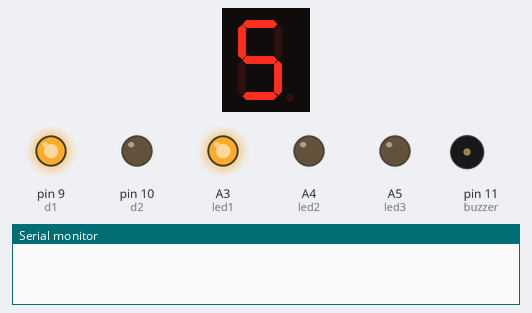
Bench run of a sketch on a simulated Arduino Uno, built with avr-gcc and run on an emulated ATmega328P. Shown: 1-digit seven-segment display, output pins drawn as LEDs (lit = HIGH), buzzer (waves = sounding), the last lines printed to the serial monitor. Wiring (inferred from the names in the program): 1-digit 7-segment display, segments lit when HIGH: segments pin 2, pin 3, pin 4, pin 5, pin 6, pin 7, pin 8. The segment pins are drawn as the display they are named for; pins used as bus, display or sensor lines are not drawn.

Above: at 0.1 s.
At 5.1 s:
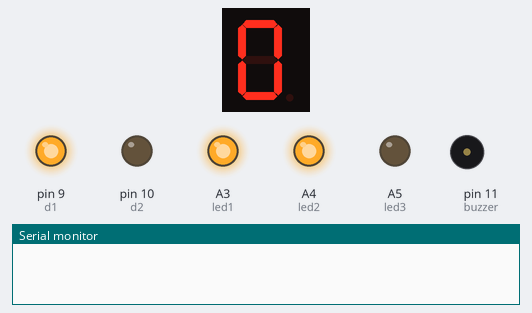
At 10.1 s:
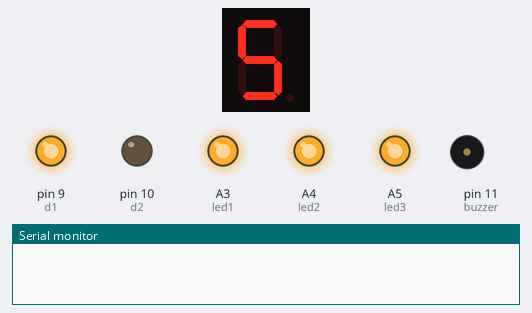
At 15.1 s:
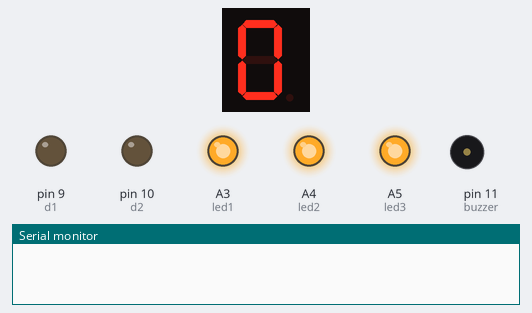
At 19.6 s:
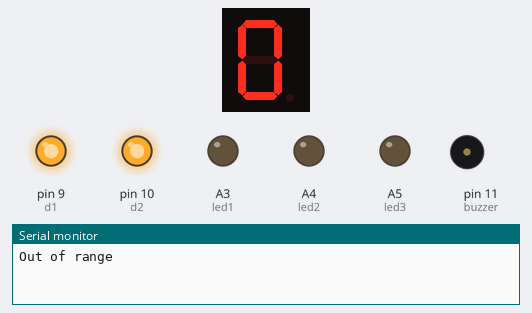
At 37.1 s:
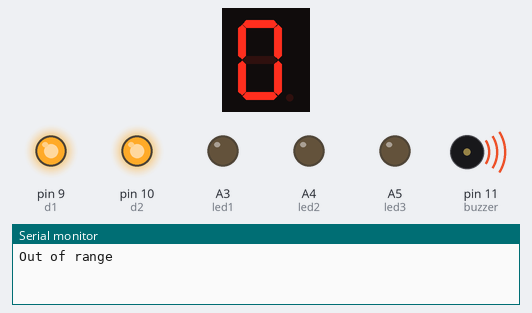
Timing chart, 0 to 38.6 s (numbered marks = the images above):
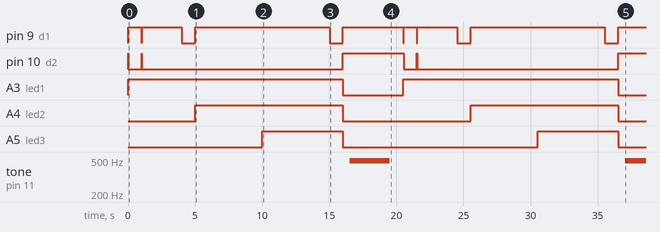

Measured:
- by itself, A3 (led1): alternates HIGH for 16.0 s and LOW for 4.5 s
- by itself, A4 (led2): alternates HIGH for 11.0 s and LOW for 9.5 s
- by itself, A5 (led3): alternates HIGH for 6.0 s and LOW for 14.5 s
- by itself, tone on pin 11 (buzzer): silent → 490 Hz at 16.5 s, → silent 3.0 s later, → 490 Hz 17.5 s later
- what the display in image 0 shows lasts 1.0 s, from 0.0 s to 1.0 s
- what the display in image 3 shows lasts 5.5 s, from 15.0 s to 20.5 s

The sketch:

projeto.ino
```cpp
//      A
//     ---
//  F |   | B
//    | G |
//     ---
//  E |   | C
//    |   |
//     ---
//      D

int a = 2; //a of 7-segment attach to digital pin 2
int b = 3; //b of 7-segment attach to digital pin 3
int c = 4; //c of 7-segment attach to digital pin 4
int d = 5; //d of 7-segment attach to digital pin 5
int e = 6; //e of 7-segment attach to digital pin 6
int f = 7; //f of 7-segment attach to digital pin 7
int g = 8; //g of 7-segment attach to digital pin 8
int d1 = 9; //1st digit attach to digital pin 9
int d2 = 10; //2nd digit attach to digital pin 10
#define led1 A3
#define led2 A4
#define led3 A5
#define buzzer 11
const int button = 1;
#define trigPin 12
#define echoPin 13
int sound = 10;


void setup()
{
  pinMode(d1,OUTPUT);
  pinMode(d2,OUTPUT);
  pinMode(a,OUTPUT);
  pinMode(b,OUTPUT);
  pinMode(c,OUTPUT);
  pinMode(d,OUTPUT);
  pinMode(e,OUTPUT);
  pinMode(f,OUTPUT);
  pinMode(g,OUTPUT);
  pinMode(button, INPUT);
  pinMode(buzzer, OUTPUT);
  pinMode(led1, OUTPUT);
  pinMode(led2, OUTPUT);
  pinMode(led3, OUTPUT);
  Serial.begin (9600);
  pinMode(trigPin, OUTPUT);
  pinMode(echoPin, INPUT);
  pinMode(buzzer, OUTPUT);
}

void loop()
{
  if(digitalRead(button)== LOW){
  //number15
    unsigned char o,x;
    analogWrite(led1, 255); //turns on first led
    digit1(); //for the first digit
    display1(); //displays the number 1
    delay(10);
    digit2(); //for the second digit
    display5(); //display the number 5
    delay(1000); //wait a second
  //number14
    digit1();
    display1();
    delay(8);
    digit2();
    display4();
    delay(1000);
  //number13
    digit1();
    display1();
    digit2();
    display3();
    delay(1000);
  //number12
    digit1();
    display1();
    digit2();
    display2();
    delay(1000);
  //number11
    digitalWrite(d1, LOW);
    digitalWrite(d2, LOW);
    display1(); //both digits display the same number
    delay(1000);
  //number10
    analogWrite(led2, 255); //turns on second led
    digit1();
    display1();
    digit2();
    display0();
    delay(1000);
  //number09
    digit1();
    display0();
    digit2();
    display9();
    delay(1000);
  //number08
    digit1();
    display0();
    digit2();
    display8();
    delay(1000);
  //number07
    digit1();
    display0();
    digit2();
    display7();
    delay(1000);
  //number06
    digit1();
    display0();
    digit2();
    display6();
    delay(1000);
  //number05
    analogWrite(led3,255); //turns on third led
    digit1();
    display0();
    digit2();
    display5();
    delay(1000);
  //number04
    digit1();
    display0();
    digit2();
    display4();
    delay(1000);
  //number03
    digit1();
    display0();
    digit2();
    display3();
    delay(1000);
  //number02
    digit1();
    display0();
    digit2();
    display2();
    delay(1000);
  //number01
    digit1();
    display0();
    digit2();
    display1();
    delay(1000);
  //number00
    digitalWrite(d1, LOW);
    digitalWrite(d2, LOW);
    display0();
    delay(1000);
  //turns leds and display off
    digitalWrite(led1,LOW);
    digitalWrite(led2,LOW);
    digitalWrite(led3,LOW);
    digitalWrite(d1, HIGH);
    digitalWrite(d2, HIGH);

  //buzzer turns on for 2 seconds
    //analogWrite(buzzer, 100);
    //delay(2000);
    //analogWrite(buzzer, 0);

  //sensor
    long duration, distance;
    delay(500);
    digitalWrite(trigPin, LOW);
    //duration = pulseIn(echoPin, HIGH);
    //distance = (duration/2) / 29.1;

    if (distance <= 200) {
      analogWrite(buzzer, 50);
      delay(500);
}
    if (distance < 150) {
      analogWrite(buzzer, 75);
      delay(500);
}
    if (distance < 125) {
      analogWrite(buzzer, 100);
      delay(500);
}
    if (distance < 100) {
      analogWrite(buzzer, 125);
      delay(500);
}
    if (distance < 75) {
      analogWrite(buzzer, 150);
      delay(500);
}
    if (distance < 50) {
      analogWrite(buzzer, 200);
      delay(500);
}
    if (distance > 200 || distance <= 0){
      Serial.println("Out of range");
      noTone(buzzer);
}
    else {
      analogWrite(buzzer,100);
      Serial.print(distance);
      Serial.println(" cm");
      tone(buzzer, sound);
}
    delay(1000);
  }
}

//each digit
void digit1(){
  digitalWrite(d1, LOW);
  digitalWrite(d2, HIGH);
}
void digit2(){
  digitalWrite(d2, LOW);
  digitalWrite(d1, HIGH);
}

//each "displayX()" corresponds to each number(from 0-9), to be displayed
void display0()
{
  unsigned char k;
  for(k=2; k<=7; k++)
  {
    digitalWrite(k,HIGH); //turns from a to f on
    digitalWrite(g,LOW); //turns g off
  }
}
void display1()
{
   digitalWrite(b,HIGH); //turns b on
   digitalWrite(c,HIGH); //turns c on
   digitalWrite(a,LOW); //turns all from d to g off
   digitalWrite(d,LOW);
   digitalWrite(e,LOW);
   digitalWrite(f,LOW);
   digitalWrite(g,LOW);
}
void display2()
{
  unsigned char k;
  for(k=2; k<=3; k++)
  {
    digitalWrite(k,HIGH);
    digitalWrite(c,LOW);
    digitalWrite(d,HIGH);
    digitalWrite(e,HIGH);
    digitalWrite(f,LOW);
    digitalWrite(g,HIGH);
  }
}
void display3()
{
  unsigned char k;
  for(k=2; k<=5; k++)
  {
    digitalWrite(k,HIGH);
    digitalWrite(g,HIGH);
    digitalWrite(f,LOW);
    digitalWrite(e,LOW);
  }
}
void display4()
{
  digitalWrite(a,LOW);
  digitalWrite(b,HIGH);
  digitalWrite(c,HIGH);
  digitalWrite(d,LOW);
  digitalWrite(e,LOW);
  digitalWrite(f,HIGH);
  digitalWrite(g,HIGH);
  }
void display5()
{
  digitalWrite(a,HIGH);
  digitalWrite(b,LOW);
  digitalWrite(c,HIGH);
  digitalWrite(d,HIGH);
  digitalWrite(e,LOW);
  digitalWrite(f,HIGH);
  digitalWrite(g,HIGH);
}
void display6()
{
  unsigned char k;
  for(k=4; k<=8; k++)
  {
    digitalWrite(k,HIGH);
    digitalWrite(b,LOW);
    digitalWrite(a,HIGH);
  }
}
void display7()
{
  unsigned char k;
  for(k=5; k<=8; k++)
  {
    digitalWrite(a,HIGH);
    digitalWrite(b,HIGH);
    digitalWrite(c,HIGH);
    digitalWrite(k,LOW);
  }
}
void display8()
{
  unsigned char k;
  for(k=5; k<=8; k++)
  {
    digitalWrite(k,HIGH);
  }
}
void display9()
{
  unsigned char k;
  for(k=2; k<=4; k++)
  {
    digitalWrite(k,HIGH);
    digitalWrite(f,HIGH);
    digitalWrite(g,HIGH);
    digitalWrite(d,LOW);
    digitalWrite(e,LOW);
  }
}
```
